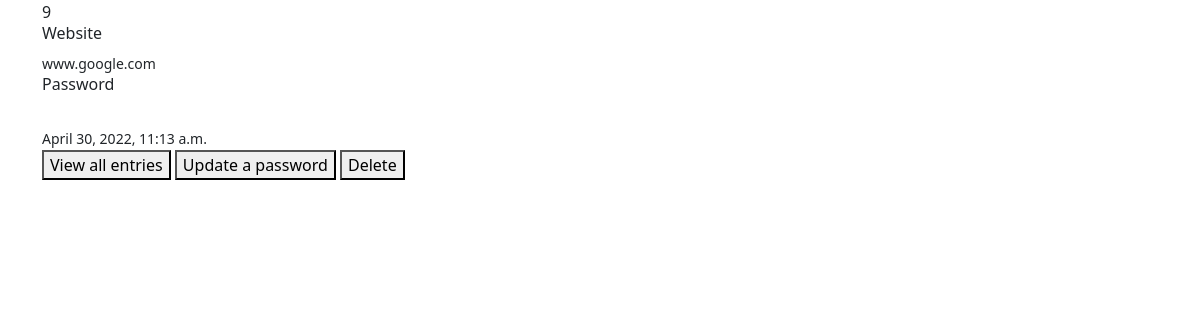
Screenshot of /get/9 with the database file from the repository.
### authentication/models.py (models this page shows, shortened)
class Password(models.Model):
    website = models.CharField(max_length=100)
    user_password = models.CharField(max_length=200)
    date_created = models.DateTimeField(auto_now_add=True)

### authentication/views.py (the view)
# urls.py: path('get/<int:id>', views.retrieve_projects, name='retrieve_projects'),
def retrieve_projects(request, id):
    if Password.objects.filter(id=id).exists():
        user_password = Password.objects.get(id=id)
    else:
        user_password = {}
    return render(request, 'project_detail.html', {'user_password': user_password})

### templates/project_detail.html (shortened to what this page needs)
{% extends "base.html" %}
{% block page_content %}
<div class="container">
    <div class="">
        {% if user_password %}
            <div>
                <span>{{ user_password.id}}</span>
            </div>
            <div class="">
                <h6>Website</h6>
                <small>{{ user_password.website }}</small>
                <br>
                <h6>Password</h6>
                <br>
                <small>{{ user_password.date_created}}</small>
            </div>
        {% else %}
            <h1>Nothing to display</h1>
        {% endif %}
    </div>
    <div class="">
        <a href="{% url 'view_all_projects' %}"> <button> View all entries </button></a>
        <a href="{% url 'update_project' user_password.id %}"><button>Update a password</button></a>
        <a href="{% url 'delete' user_password.id %}"><button>Delete</button></a>
    </div>
</div>
{% endblock %}

### rows the page displays
Password: id "9", website "www.google.com", date_created "April 30, 2022, 11:13 a.m."
